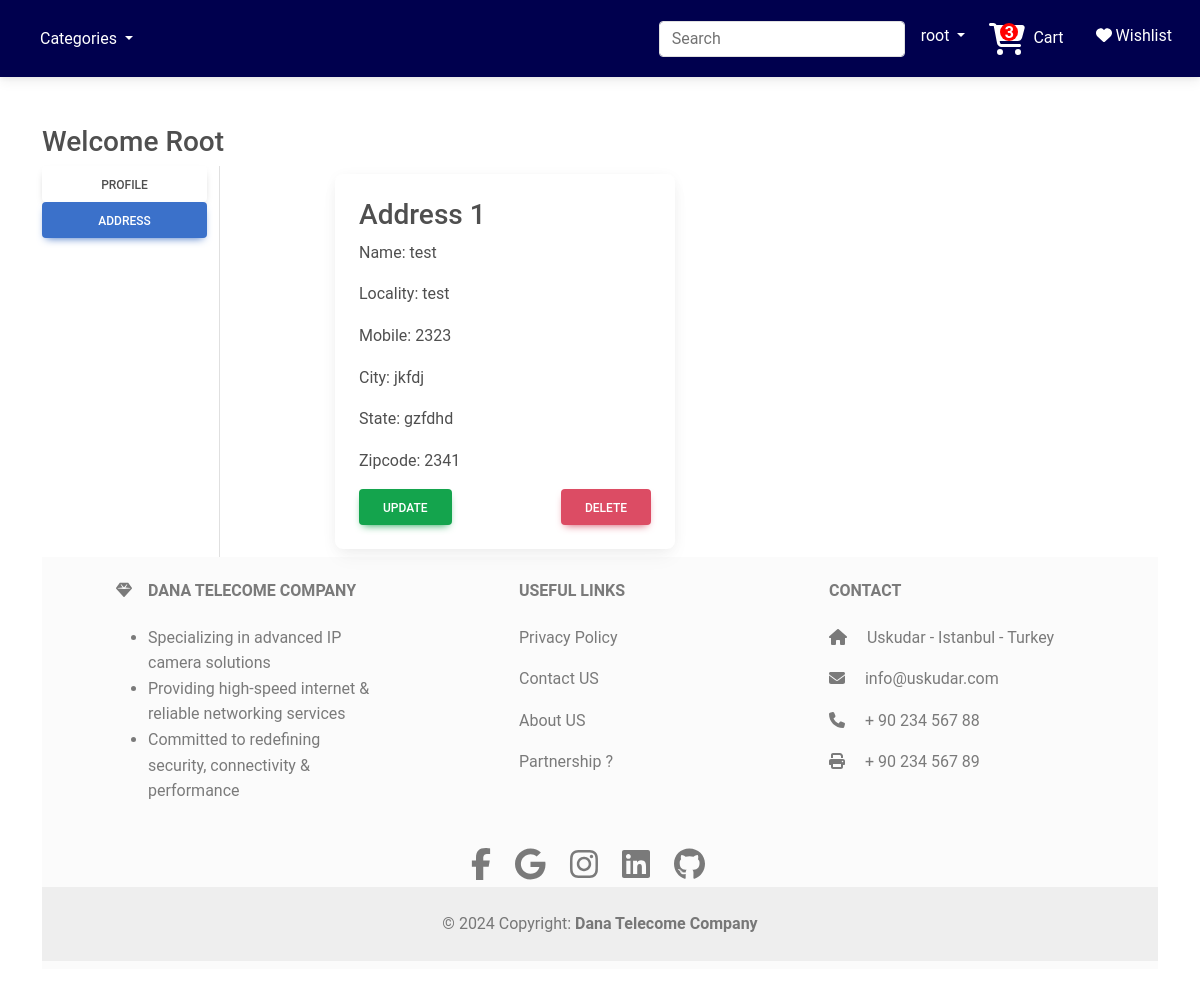
The page /address/ (signed in) on the database its author committed.
### app/models.py (models this page shows, shortened)
class Customer(models.Model):
    user = models.ForeignKey(User,on_delete=models.CASCADE)
    name = models.CharField(max_length=200)
    locality = models.CharField(max_length=200)
    city = models.CharField(max_length=50)
    mobile = models.IntegerField(default=0)
    zipcode = models.IntegerField()
    state = models.CharField( max_length=100)

### app/views.py (the view)
# urls.py: path('address/', views.address,name = 'address'),
@login_required
def address(request):
    address = Customer.objects.filter(user=request.user)
    totalitem=0
    wishitem=0
    if request.user.is_authenticated:
        totalitem = len(Cart.objects.filter(user=request.user))
        wishitem = len(Whishlist.objects.filter(user=request.user))
    return render(request, 'app/address.html',locals())

### app/templates/app/address.html (shortened to what this page needs)
{% extends "app/base.html" %}
{% load static %}
{%block main-content%}
<div class="container my-5 flex-grow-1">
    <div class="row">
        <h3>Welcome <span class="text-capitalize">{{ request.user }}</span></h3>
        <div class="col-sm-2 border-end">
            <ul class="list-unstyled">
                <li class="d-grid"><a href="{% url 'profile' %}" class="btn ">Profile</a></li>
                <li class="d-grid"><a href="{% url 'address' %}" class="btn btn-primary">Address</a></li>
            </ul>
        </div>
        <div class="col-sm-8 offset-sm-1">
            <div class="row">
                {% for add in address %}
                <div class="col-sm-6">
                    <div class="card m-2">
                        <div class="card-body">
                            <h3>Address {{forloop.counter}}</h3>
                            <p>Name: {{add.name}}</p>
                            <p>Locality: {{add.locality}}</p>
                            <p>Mobile: {{add.mobile}}</p>
                            <p>City: {{add.city}}</p>
                            <p>State: {{add.state}}</p>
                            <p>Zipcode: {{add.zipcode}}</p>
                            <div class="d-flex justify-content-between align-items-center">
                                <a href="{% url 'updateAddress' pk=add.id %}" type="button" class="btn btn-success">Update</a>
                                <form method="post" action="{% url 'delete_address' pk=add.id %}">
                                    <button type="submit" class="btn btn-danger">Delete</button>
                                </form>
                            </div>
                        </div>
                    </div>
                </div>
                {% endfor %}
            </div>
        </div>
</div>
{%endblock main-content %}

### app/templates/app/base.html (shortened to what this page needs)
<!DOCTYPE html>
{% load static %}
<html lang="en">
<head>
    <link href="https://cdn.jsdelivr.net/npm/bootstrap@5.3.2/dist/css/bootstrap.min.css" rel="stylesheet">
    <link rel="stylesheet" href="{% static 'app/css/owl.carousel.min.css' %}">
    <link rel="stylesheet" href="{% static 'app/css/style.css' %}">
    <link rel="stylesheet" href="{% static 'app/css/all.min.css' %}">
    <link href="https://cdnjs.cloudflare.com/ajax/libs/font-awesome/6.0.0-beta3/css/all.min.css" rel="stylesheet">
    <link href="{% static 'mdb/css/mdb.min.css' %}" rel="stylesheet">
    <link href="{% static 'fontawesomefree/css/fontawesome.css' %}" rel="stylesheet" type="text/css">
    <link href="{% static 'fontawesomefree/css/brands.css' %}" rel="stylesheet" type="text/css">
    <link href="{% static 'fontawesomefree/css/solid.css' %}" rel="stylesheet" type="text/css">
  </head>
</head>
<body class="d-flex flex-column min-vh-100">
  <nav class="navbar navbar-expand-lg " style="background-color: #00004e;">
    <div class="container-fluid">
      <a class="navbar-brand" href="/">
      </a>
      <div class="collapse navbar-collapse " id="navbarSupportedContent">
        <ul class="navbar-nav me-auto mb-2 mb-lg-0 ">
        <li class="nav-item dropdown">
          <a class="nav-link dropdown-toggle text-white" href="#" role="button" data-bs-toggle="dropdown" aria-expanded="false">
            Categories
          </a>
        </li>
        </ul>
        <form class="d-flex" role="search" action="/search">
          <input class="form-control me-2" name="search" id="searchInput" type="search" placeholder="Search" aria-label="Search">
      </form>
      </div>
      <ul class="navbar-nav me-auto mb-2 mb-lg-0">
        <li class="nav-item dropdown">
          <a class="nav-link dropdown-toggle text-white" href="#" role="button" data-bs-toggle="dropdown" aria-expanded="false">
          {{request.user}}
          </a>
          {% if request.user.is_authenticated %}
        </li>
          <li class="nav-item mx-2">
            <a href="{% url 'showcart' %}" class="nav-link text-white">
                {% if totalitem > 0 %}
                <span class="fa-stack" style="position: relative;">
                  <span class="fa-solid fa-cart-shopping fa-2xl"></span>
                  <strong class="fa-stack-1x" style="color: red; position: absolute; top: -5px; right: 4px;">
                    <i class="fas fa-circle" style="font-size: 18px; color: red;"></i>
                  </strong>
                  <strong class="fa-stack-1x" style="color: white; position: absolute; top: -6px; right: 8px;">
                    {{ totalitem }}
                  </strong>
                </span>
                {% endif %}
                Cart
            </a>
        </li>
      <li class="nav-item mx-2">
        <a href="{% url 'showwishlist' %}" class="nav-link text-white">
            <span class="heart-icon">
                <i class="fa fa-heart{% if wishitem > 0 %} text-danger{% else %} text-white{% endif %}"></i>
            </span>
            Wishlist
        </a>
    </li>
        {% endif %}
      </ul>
    </div>
  </nav>
  {% block main-content %}{% endblock main-content %}
<footer class="text-center text-lg-start bg-body-tertiary text-muted py-2">
  <section class="">
    <div class="container text-center text-md-start mt-3">
      <div class="row mt-3">
        <div class="col-md-3 col-lg-4 col-xl-3 mx-auto mb-4">
          <h6 class="text-uppercase fw-bold mb-4">
            <i class="fas fa-gem me-3"></i>Dana Telecome Company
          </h6>
          <ul>
            <li>Specializing in advanced IP camera solutions</li>
            <li>Providing high-speed internet & reliable networking services</li>
            <li>Committed to redefining security, connectivity & performance</li>
          </ul>
        </div>
        <div class="col-md-3 col-lg-2 col-xl-2 mx-auto mb-4">
          <h6 class="text-uppercase fw-bold mb-4">
            Useful links
          </h6>
          <p>
            <a href="#!" class="text-reset">Privacy Policy</a>
          </p>
          <p>
            <a href="{% url 'contact' %}" class="text-reset">Contact US</a>
          </p>
          <p>
            <a href="{% url 'about' %}" class="text-reset">About US</a>
          </p>
          <p>
            <a href="#!" class="text-reset">Partnership ?</a>
          </p>
        </div>
        <div class="col-md-4 col-lg-3 col-xl-3 mx-auto mb-md-0 mb-4">
          <h6 class="text-uppercase fw-bold mb-4">Contact</h6>
          <p><i class="fas fa-home me-3"></i> Uskudar - Istanbul - Turkey</p>
          <p>
            <i class="fas fa-envelope me-3"></i>
            info@uskudar.com
          </p>
          <p><i class="fas fa-phone me-3"></i> + 90 234 567 88</p>
          <p><i class="fas fa-print me-3"></i> + 90 234 567 89</p>
        </div>
      </div>
    </div>
  </section>
  <section class="d-flex justify-content-center p-1" style="">
    <div class=" d-flex justify-content-center">
      <a href="" class="me-4 text-reset">
        <i class="fab fa-facebook-f" style="font-size:2em"></i>
      </a>
      <a href="" class="me-4 text-reset">
        <i class="fab fa-google" style="font-size:2em"></i>
      </a>
      <a href="" class="me-4 text-reset">
        <i class="fab fa-instagram" style="font-size:2em"></i>
      </a>
      <a href="" class="me-4 text-reset">
        <i class="fab fa-linkedin" style="font-size:2em"></i>
      </a>
      <a href="" class="me-4 text-reset">
        <i class="fab fa-github" style="font-size:2em"></i>
      </a>
    </div>
  </section>
  <div class="text-center p-4" style="background-color: rgba(0, 0, 0, 0.05);">
    © 2024 Copyright:
    <a class="text-reset fw-bold" href="https://google.com">Dana Telecome Company</a>
  </div>
</footer>
</body>
</html>

### app/static/app/css/style.css (style rules this page uses)
.heart-icon { position: relative; display: inline-block; }

### rows shown on the page
Customer: name "test", locality "test", mobile "2323", city "jkfdj", state "gzfdhd", zipcode "2341"

### other values the page prints
{{ request.user }} "root"
{{ totalitem }} "3"
{{ request.user }} "Root"
